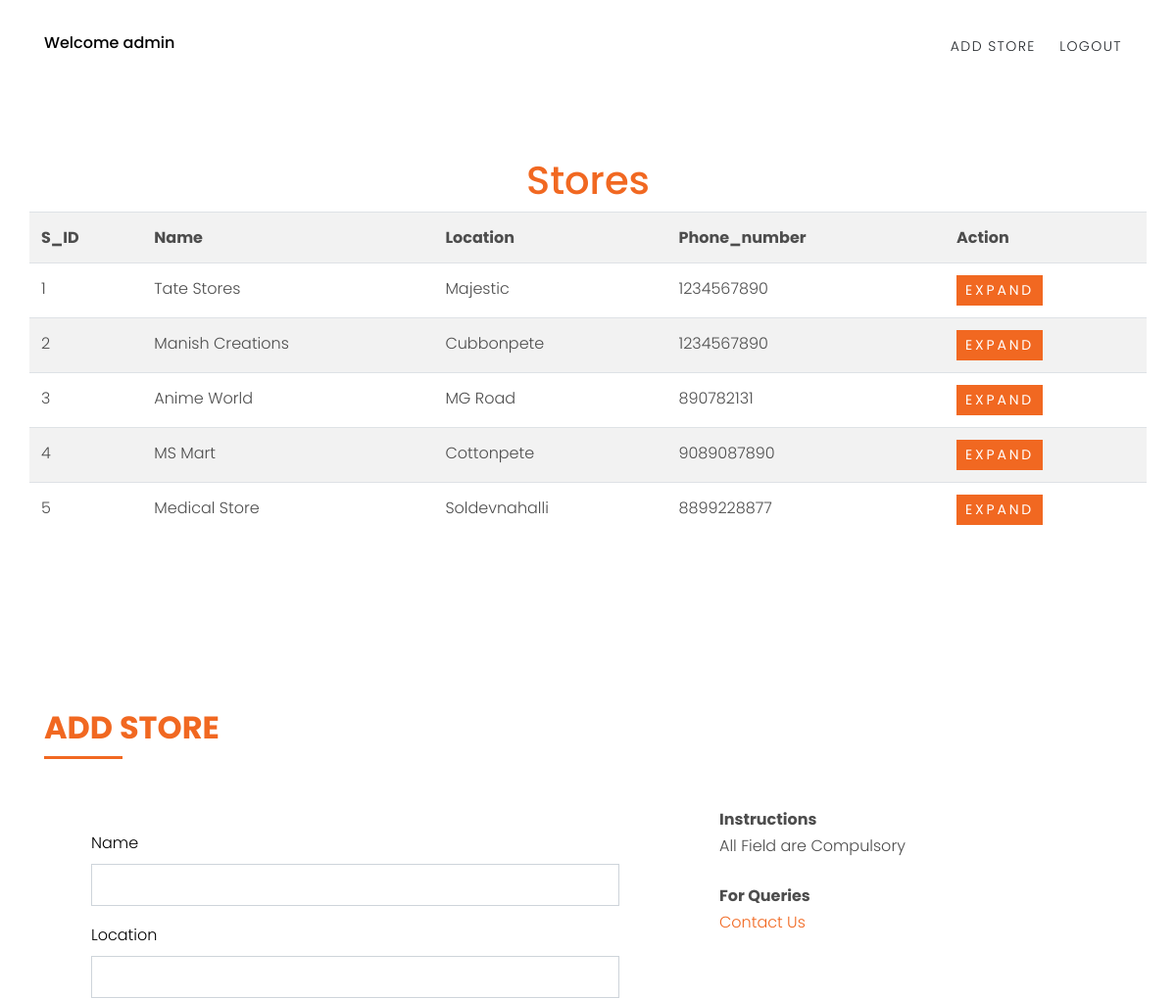
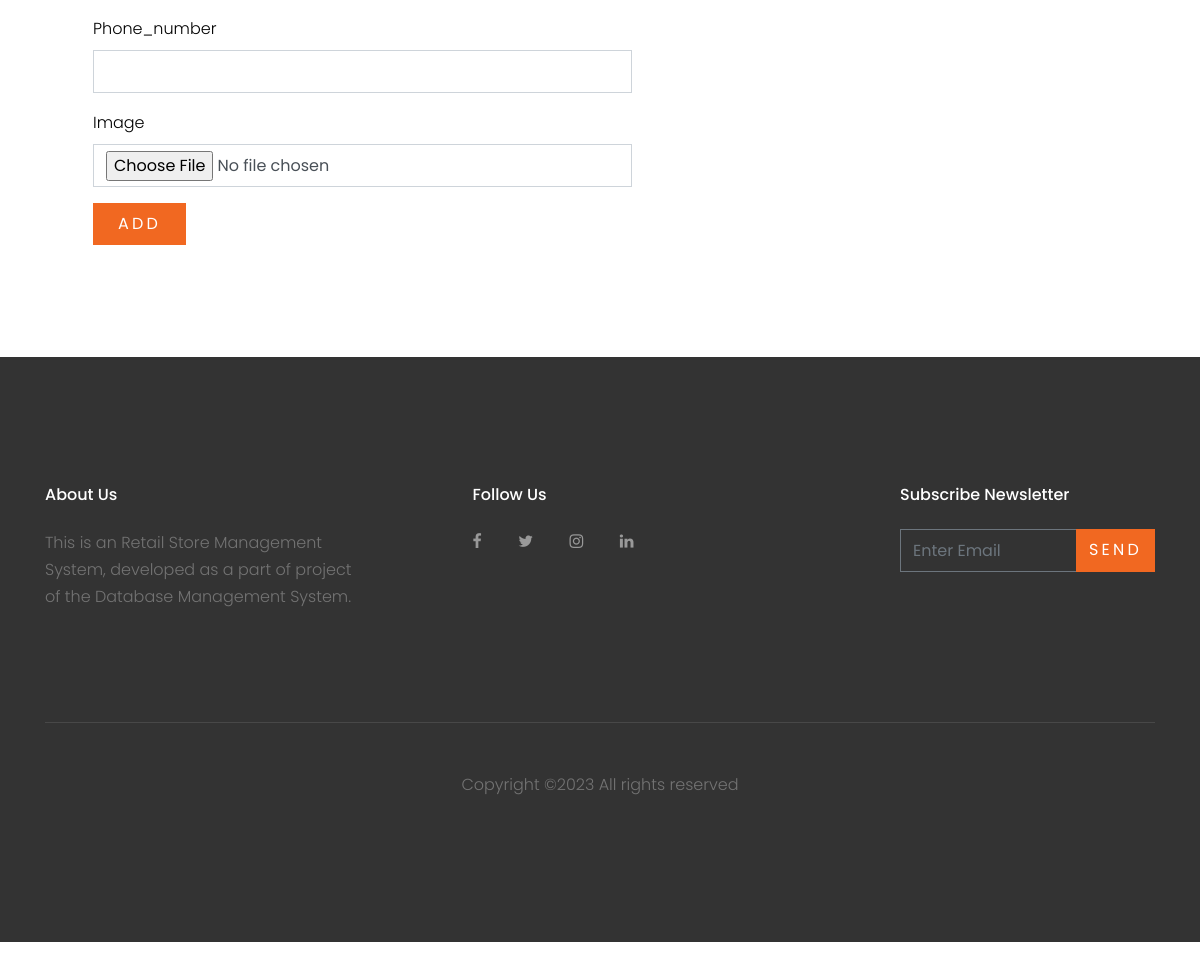
/admin.php (signed in), run on the app's committed database (2 pictures, top to bottom).
### tables this page shows
CREATE TABLE `store` (
  `S_ID` int(30) NOT NULL,
  `name` varchar(30) NOT NULL,
  `location` varchar(30) NOT NULL,
  `phone_number` varchar(30) NOT NULL,
  `rating` float(2,1) NOT NULL
);

### admin.php (the view, shortened to what this page needs)
<?php
    $conn = Connect();
?>
<!DOCTYPE html>
<html lang="en">
  <head>
    <link rel="stylesheet" href="fonts/icomoon/style.css">
    <link rel="stylesheet" href="css/bootstrap.min.css">
    <link rel="stylesheet" href="css/magnific-popup.css">
    <link rel="stylesheet" href="css/jquery-ui.css">
    <link rel="stylesheet" href="css/owl.carousel.min.css">
    <link rel="stylesheet" href="css/owl.theme.default.min.css">
    <link rel="stylesheet" href="css/bootstrap-datepicker.css">
    <link rel="stylesheet" href="fonts/flaticon/font/flaticon.css">
    <link rel="stylesheet" href="css/aos.css">
    <link rel="stylesheet" href="css/style.css">
  </head>
  <body data-spy="scroll" data-target=".site-navbar-target" data-offset="200">
    <header class="site-navbar py-3 js-site-navbar site-navbar-target" role="banner" id="site-navbar">
      <div class="container">
        <div class="row align-items-center">
          <div class="col-11 col-xl-4 site-logo">
            <a href="admin.php" class="text-white h6 mb-0" style="color: #000000 !important">
                <?php
                    $username=$_SESSION['login_admin'];
                    echo "Welcome ".$username;
                ?>
            </a>
          </div>
          <div class="col-12 col-md-8 d-none d-xl-block">
            <nav class="site-navigation position-relative text-right" role="navigation">
              <ul class="site-menu js-clone-nav mx-auto d-none d-lg-block">
                <li><a href="#section-add" class="nav-link" style="color: #212529 !important">Add Store</a></li>
                <li><a href="logout.php" class="nav-link" style="color: #212529 !important">Logout</a></li>
              </ul>
            </nav>
          </div>
          </div>
        </div>
    </header>
    <div  class="site-section"  style="padding-top: 10rem">
        <h1 class="text-center text-primary">
            Stores
        </h1>
        <table class="table table-striped table-hover container">
                        <tr>
                            <th>S_ID</th>
                            <th>Name</th>
                            <th>Location</th>
                            <th>Phone_number</th>
                            <th>Action</th>
                        </tr>
            <?php
                $query="select * from store order by store.S_ID";
                $result = $conn->query($query);
                while($row=($result->fetch_assoc())){
                    echo
                    '
                            <tr>
                                <td>'.$row['S_ID'].'</td>
                                <td>'.$row['name'].'</td>
                                <td>'.$row['location'].'</td>
                                <td>'.$row['phone_number'].'</td>
                                <td><button type="button" class="btn btn-primary btn-sm" data-toggle="modal" data-target="#store'.$row['S_ID'].'">
                                    EXPAND
                                </button>
                                </td>
                            </tr>
                    ';
                }
            ?>
        </table>
    </div>
    <div class="site-section" id="section-add">
        <div class="container">
            <div class="row mb-5">
                <div class="col-md-12 order-md-1" data-aos="fade-up">
                    <div class="text-left pb-1 border-primary mb-4">
                    <h2 class="text-primary">ADD Store</h2>
                </div>
                <div id="customersignup">
                    <div class="row">
                        <div class="col-md-7">
                            <form action="add_store_action.php" method="POST" enctype="multipart/form-data" class="p-5 bg-white">
                            <div class="row form-group">
                                <div class="col-md-12 mb-6 mb-md-0">
                                <label class="text-black" for="name">Name</label>
                                <input type="text" name="name"  id="name" class="form-control" required>
                                </div>
                            </div>
                            <div class="row form-group">
                                <div class="col-md-12 mb-6 mb-md-0">
                                <label class="text-black" for="location">Location</label>
                                <input type="text" name="location"  id="location" class="form-control" required>
                                </div>
                            </div>
                            <div class="row form-group">
                                <div class="col-md-12 mb-6 mb-md-0">
                                <label class="text-black" for="phone_number">Phone_number</label>
                                <input type="text" name="phone_number"  id="phone_number" class="form-control" required>
                                </div>
                            </div>
                            <div class="row form-group">
                                <div class="col-md-12 mb-6 mb-md-0">
                                <label class="text-black" for="phone_number">Image</label>
                                <input type="file" name="fileToUpload" id="fileToUpload" class="form-control" required>
                                </div>
                            </div>
                            <div class="row form-group">
                                <div class="col-md-12">
                                <input type="submit"  name="submit" value="ADD" class="btn btn-primary py-2 px-4 text-white">
                                </div>
                            </div>
                            </form>
                        </div>
                        <div class="col-md-5">
                            <div class="p-4 mb-3 bg-white">
                            <p class="mb-0 font-weight-bold">Instructions</p>
                            <p class="mb-4">All Field are Compulsory</p>
                            <p class="mb-0 font-weight-bold">For Queries</p>
                            <p class="mb-4"><a href="#section-contact">Contact Us</a></p>
                            </div>
                        </div>
                    </div>
                </div>
            </div>
        </div>
    </div>
    <footer class="site-footer">
      <div class="container">
        <div class="row">
          <div class="col-md-9">
            <div class="row">
              <div class="col-md-5 mr-auto">
                <h2 class="footer-heading mb-4">About Us</h2>
                <p>This is an Retail Store Management System, developed as a part of project of the Database Management System.</p>
              </div>
              <div class="col-md-6">
                <h2 class="footer-heading mb-4">Follow Us</h2>
                <a href="#" class="pl-0 pr-3"><span class="icon-facebook"></span></a>
                <a href="#" class="pl-3 pr-3"><span class="icon-twitter"></span></a>
                <a href="#" class="pl-3 pr-3"><span class="icon-instagram"></span></a>
                <a href="#" class="pl-3 pr-3"><span class="icon-linkedin"></span></a>
              </div>
            </div>
          </div>
          <div class="col-md-3">
            <h2 class="footer-heading mb-4">Subscribe Newsletter</h2>
            <form action="#" method="post">
              <div class="input-group mb-3">
                <input type="text" class="form-control border-secondary text-white bg-transparent" placeholder="Enter Email" aria-label="Enter Email" aria-describedby="button-addon2">
                <div class="input-group-append">
                  <button class="btn btn-primary text-white" type="button" id="button-addon2">Send</button>
                </div>
              </div>
            </form>
          </div>
        </div>
        <div class="row pt-5 mt-5 text-center">
          <div class="col-md-12">
            <div class="border-top pt-5">
              <p>
            Copyright &copy;<script>document.write(new Date().getFullYear());</script> All rights reserved
            </p>
            </div>
          </div>
        </div>
      </div>
    </footer>
  </body>
</html>

### css/style.css (style rules this page uses)
body { line-height: 1.7; color: #4d4d4d; font-weight: 300; font-size: 1rem; }
a { -webkit-transition: .3s all ease; -o-transition: .3s all ease; transition: .3s all ease; }
h1, h2, h3, h4, h5, .h1, .h2, .h3, .h4, .h5 { font-family: "Poppins", -apple-system, BlinkMacSystemFont, "Segoe UI", Roboto, "Helvetica Neue", Arial, sans-serif, "Apple Color Emoji", "Segoe UI Emoji", "Segoe UI Symbol", "Noto Color Emoji"; }
.text-black { color: #000 !important; }
.btn { text-transform: uppercase; letter-spacing: .2em; border-radius: 0; }
.form-control { height: 43px; border-radius: 0; }
.site-section { padding: 2.5em 0; }
@media (min-width: 768px) { .site-section { padding: 5em 0; } }
.border-top { border-top: 1px solid #edf0f5 !important; }
.site-footer { padding: 4em 0; background: #333333; }
@media (min-width: 768px) { .site-footer { padding: 8em 0; } }
.site-footer .border-top { border-top: 1px solid rgba(255, 255, 255, 0.1) !important; }
.site-footer p { color: #737373; }
.site-footer h2, .site-footer h3, .site-footer h4, .site-footer h5 { color: #fff; }
.site-footer a { color: #999999; }
.site-footer .footer-heading { font-size: 16px; color: #fff; }
.site-navbar { margin-bottom: 0px; z-index: 1999; position: absolute; width: 100%; }
.site-navbar .site-logo { position: relative; top: -4px; }
.site-navbar .site-logo a { color: #fff; }
.site-navbar .site-navigation .site-menu { margin-bottom: 0; }
.site-navbar .site-navigation .site-menu a { text-decoration: none !important; display: inline-block; text-transform: uppercase; letter-spacing: .1em; font-size: 14px; }
.site-navbar .site-navigation .site-menu > li { display: inline-block; padding: 10px 10px; }
.site-navbar .site-navigation .site-menu > li > a { padding: 10px 0px; color: #fff; text-decoration: none !important; }
.border-primary { position: relative; }
.border-primary h2 { text-transform: uppercase; font-weight: 700 !important; }
.border-primary:after { position: absolute; content: ""; bottom: 0; width: 80px; height: 3px; background: #f16821; }
.border-primary.text-left:after { -webkit-transform: translateX(0%); -ms-transform: translateX(0%); transform: translateX(0%); }

### data on the page
store: S_ID "1", name "Tate Stores", location "Majestic", phone_number "1234567890"
store: S_ID "2", name "Manish Creations", location "Cubbonpete", phone_number "1234567890"
store: S_ID "3", name "Anime World", location "MG Road", phone_number "890782131"
store: S_ID "4", name "MS Mart", location "Cottonpete", phone_number "9089087890"
store: S_ID "5", name "Medical Store", location "Soldevnahalli", phone_number "8899228877"

### other printed values
$username "admin"
